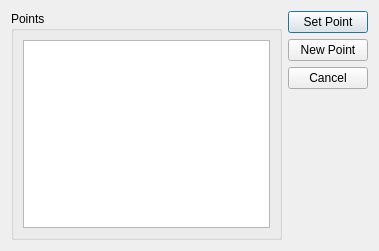
<ui version="4.0" >
 <class>Add_Point_Dialog</class>
 <widget class="QDialog" name="Add_Point_Dialog" >
  <property name="geometry" >
   <rect>
    <x>0</x>
    <y>0</y>
    <width>379</width>
    <height>251</height>
   </rect>
  </property>
  <property name="windowTitle" >
   <string>Add a Point?</string>
  </property>
  <layout class="QGridLayout" name="gridLayout" >
   <item rowspan="4" row="0" column="0" >
    <widget class="QGroupBox" name="groupBox" >
     <property name="title" >
      <string>Points</string>
     </property>
     <layout class="QHBoxLayout" name="horizontalLayout" >
      <item>
       <widget class="QListWidget" name="listWidget_Points" />
      </item>
     </layout>
    </widget>
   </item>
   <item row="0" column="1" >
    <widget class="QPushButton" name="pushButton_Set_Point" >
     <property name="text" >
      <string>Set Point</string>
     </property>
    </widget>
   </item>
   <item row="1" column="1" >
    <widget class="QPushButton" name="pushButton_New_Point" >
     <property name="text" >
      <string>New Point</string>
     </property>
    </widget>
   </item>
   <item row="2" column="1" >
    <widget class="QPushButton" name="pushButton_Cancel" >
     <property name="text" >
      <string>Cancel</string>
     </property>
    </widget>
   </item>
   <item row="3" column="1" >
    <spacer name="verticalSpacer" >
     <property name="orientation" >
      <enum>Qt::Vertical</enum>
     </property>
     <property name="sizeHint" stdset="0" >
      <size>
       <width>20</width>
       <height>119</height>
      </size>
     </property>
    </spacer>
   </item>
  </layout>
 </widget>
 <resources/>
 <connections/>
</ui>
